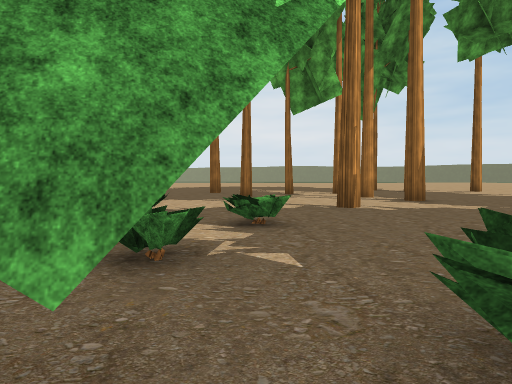
view 1 (above)

24 first-person views from a walk through a scene from a Unity 3-D project. The camera is 1.2 m above the floor, tilts 2° down and sees 70° across. The floor is counted in squares, 2 m on a side. Each view is taken from the middle of a square. On the plan, view 1 faces up. The plan holds only what a view shows up to about 10 squares ahead; the rest is blank. The place goes on beyond the plan. Some surface patterns are stand-ins.

view 2
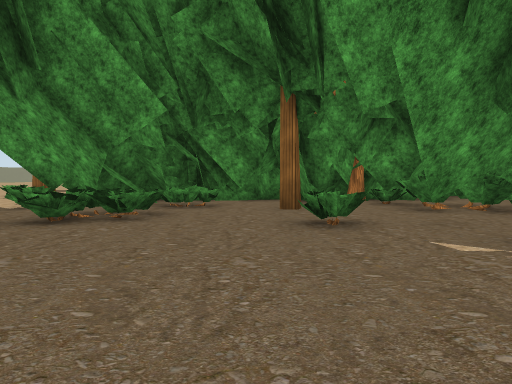

view 3
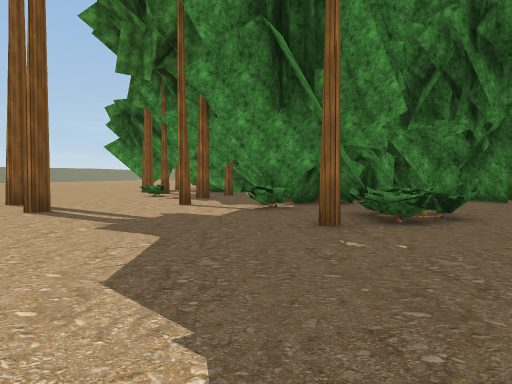

view 4
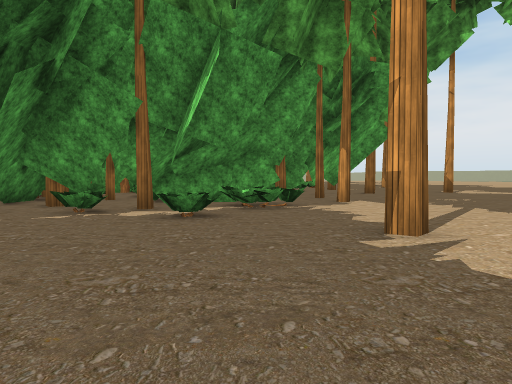

view 5
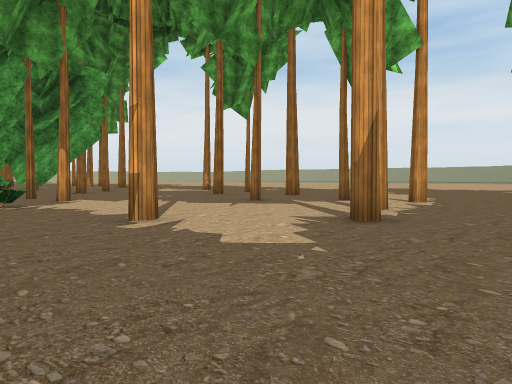

view 6
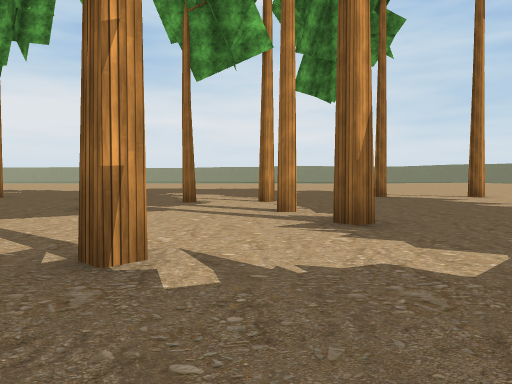

view 7
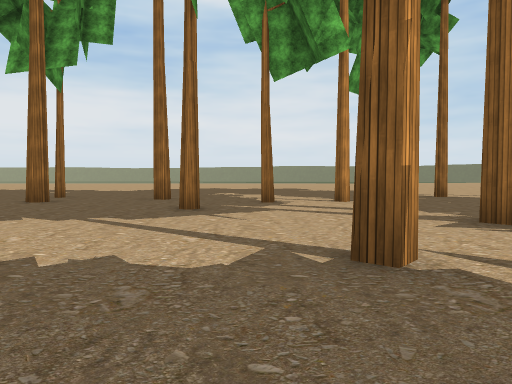

view 8
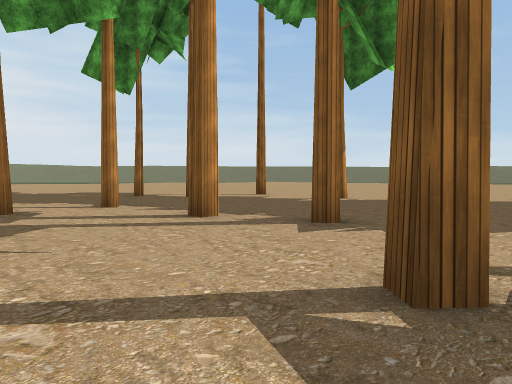

view 9
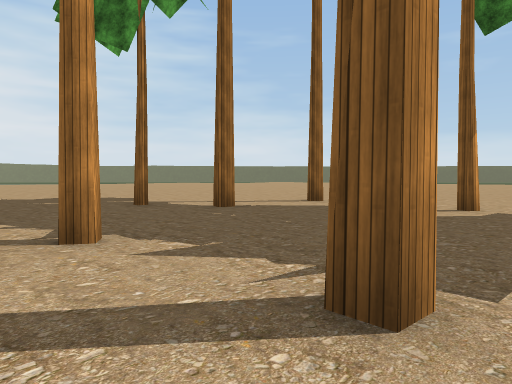

view 10
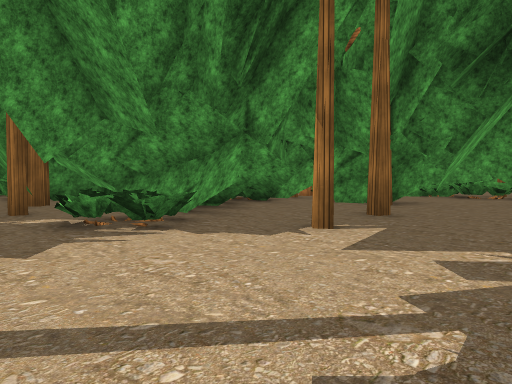

view 11
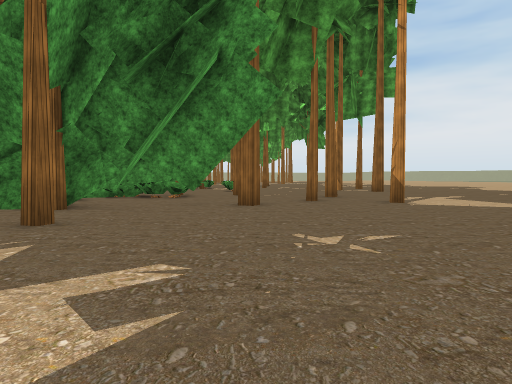

view 12
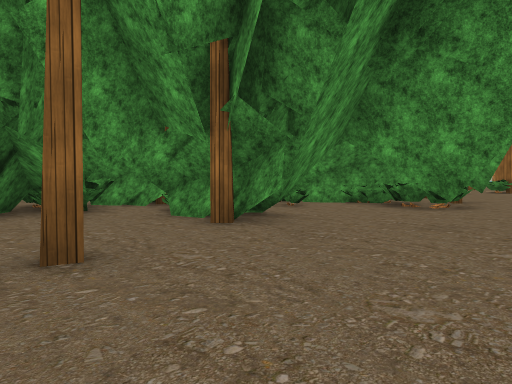

view 13
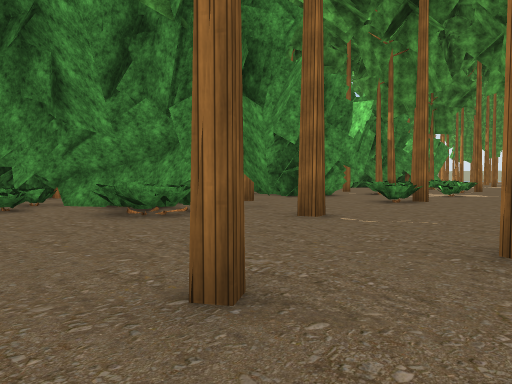

view 14
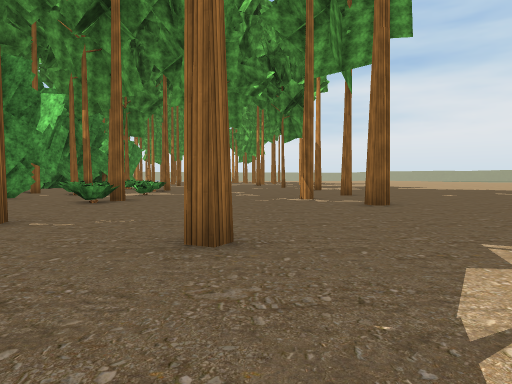

view 15
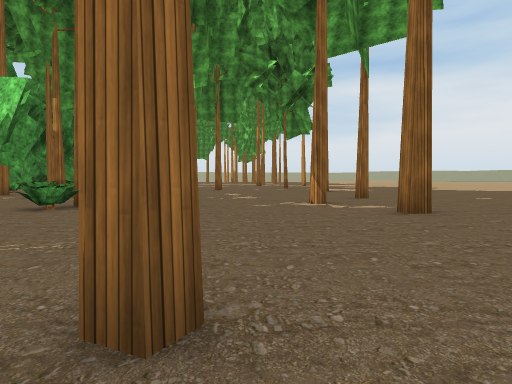

view 16
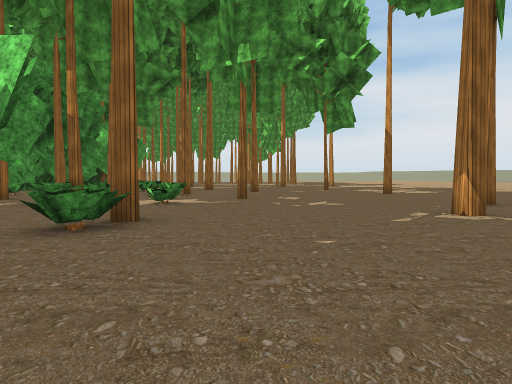

view 17
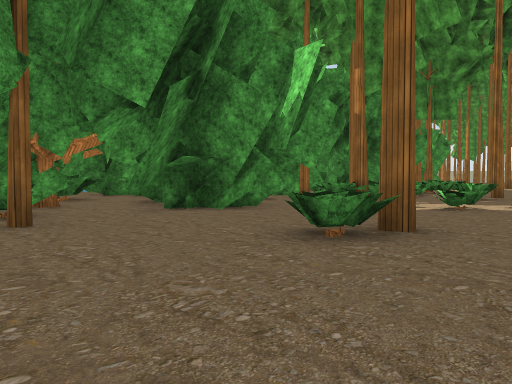

view 18
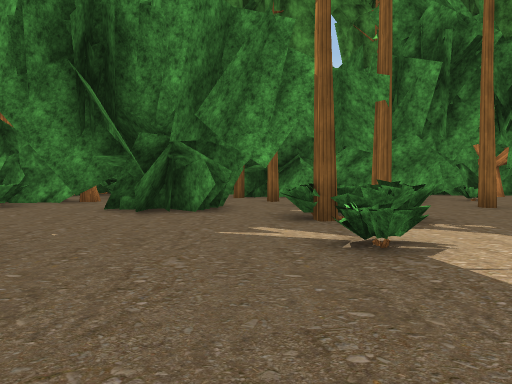

view 19
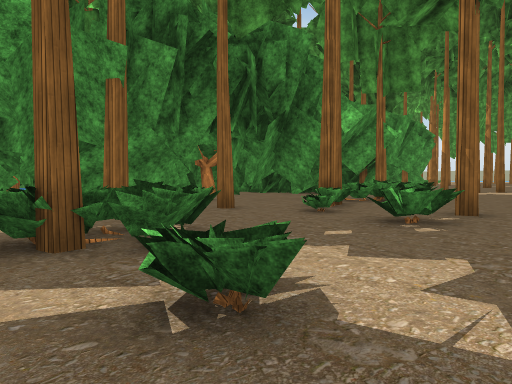

view 20
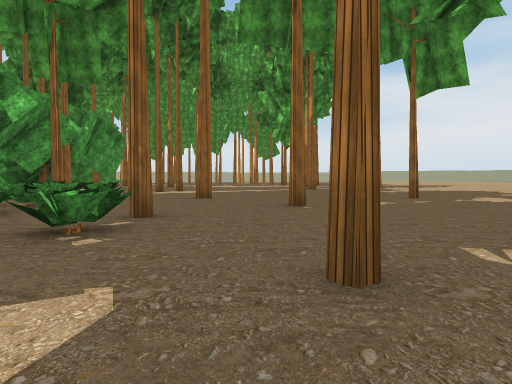

view 21
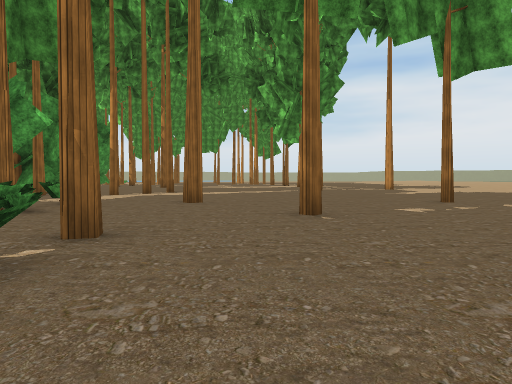

view 22
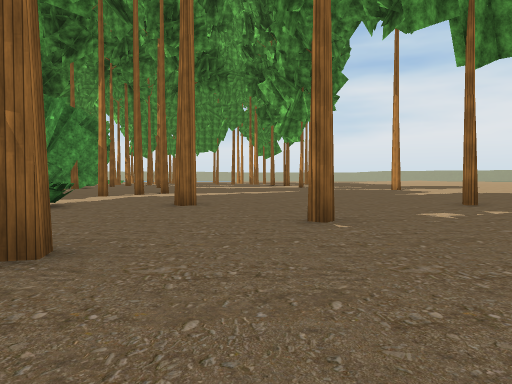

view 23
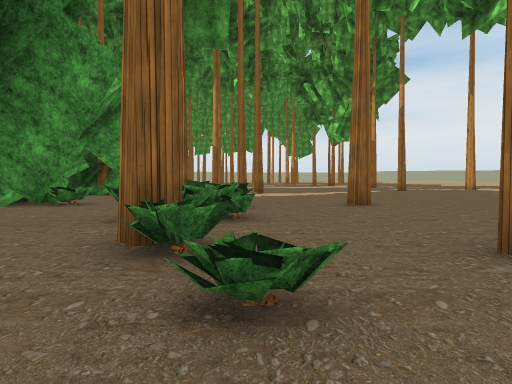

view 24
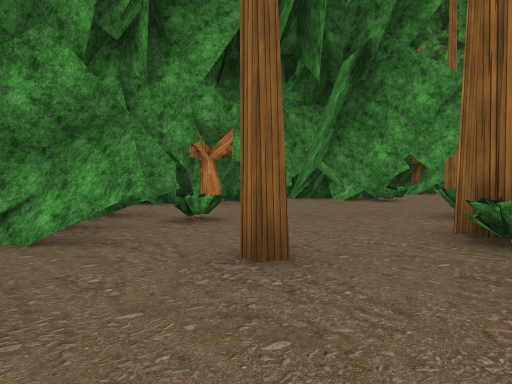

### Floor plan
Key: @ floor where view 1 was taken; # wall or solid block; x gap in a wall; . floor; = window, fence, low wall or low ledge; ^ raised ledge; O other object.
Columns run from 37 left of view 1 to 13 right of it. Each row starts with its distance up from view 1.
 20                .....                     ....
 19                ......                   ...O..
 18              ..........                ........
 17 ......      ..O...O.....  ...          .....O..O
 16 ..O....     ....O.............         .........
 15 .........   ...............O.... .......O......
 14 ..........  ............O.......O.....O............
 13 ..........................O....................O...
 12 .....O.....O.........................O...O......
 11 ...........................O...................
 10 .............=...O=...O....x.............O...
  9 ..O....O.=.................#..................
  8 ............=O.......#O#=...##.O.O.....O......
  7 ..=.=..==...=#..#...O  #=...#O.....=.........
  6 ..=O#=OO.......##.#.. ##..=.###.##==.........
  5  ...==...O.. ..###=.#  ##.  ######==.=........
  4  ....#...##O  ..##..##  #=  #    ##OO..........
  3 .#....#.=^#= O. #..##   ## O#    ###=..........
  2 .###....####     .##    ##  #      #............
  1 #####...#         #                ##x=..==O.....
  0     ###.                           #.@...==......
 -1      ##                            ##.O...#=....O.
 -2                                    ##...==###......
 -3                                     ###.==##..O...O
 -4                                      #######......

Positions as (right, up) in squares from view 1, and headings:
1: (0, 0), facing up
2: (2, 6), facing down
3: (7, 6), facing down
4: (6, 6), facing left
5: (7, 5), facing up-left
6: (3, 5), facing up
7: (1, 5), facing up
8: (0, 7), facing up-right
9: (2, 11), facing up-right
10: (0, 11), facing down-left
11: (-1, 11), facing left
12: (-5, 11), facing down-left
13: (-10, 14), facing down-left
14: (-10, 14), facing left
15: (-12, 14), facing left
16: (-15, 12), facing left
17: (-16, 12), facing down-left
18: (-23, 13), facing down
19: (-23, 11), facing down-left
20: (-24, 11), facing left
21: (-26, 11), facing left
22: (-27, 11), facing left
23: (-27, 7), facing left
24: (-26, 7), facing down-left
